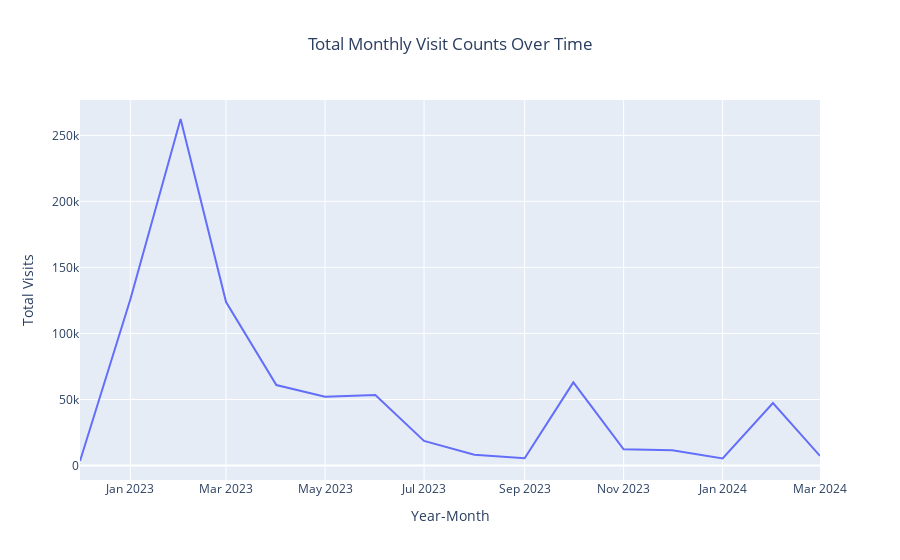

The cell this chart's notebook holds for it:
### Code cell
import plotly.express as px
total_monthly_counts['year_month'] = pd.to_datetime(total_monthly_counts['year_month'])
fig = px.line(total_monthly_counts, x='year_month', y='total_visit_count',
              labels={'total_visit_count': 'Total Visits', 'year_month': 'Year-Month'},
              title='Total Monthly Visit Counts Over Time')
fig.update_layout(xaxis_title='Year-Month',
                  yaxis_title='Total Visits',
                  title_x=0.5,  
                  hovermode='x unified')  
fig.show()

### Figure 1 — Plotly figure (JSON) as saved in the notebook; plotly's stock layout.template omitted (floating-point values rounded to 4 significant figures)
{"data": [{"hovertemplate": "Year-Month=%{x}<br>Total Visits=%{y}<extra></extra>", "legendgroup": "", "line": {"color": "#636efa", "dash": "solid"}, "marker": {"symbol": "circle"}, "mode": "lines", "name": "", "orientation": "v", "showlegend": false, "type": "scatter", "x": ["2022-12-01T00:00:00", "2023-01-01T00:00:00", "2023-02-01T00:00:00", "2023-03-01T00:00:00", "2023-04-01T00:00:00", "2023-05-01T00:00:00", "2023-06-01T00:00:00", "2023-07-01T00:00:00", "2023-08-01T00:00:00", "2023-09-01T00:00:00", "2023-10-01T00:00:00", "2023-11-01T00:00:00", "2023-12-01T00:00:00", "2024-01-01T00:00:00", "2024-02-01T00:00:00", "2024-03-01T00:00:00"], "xaxis": "x", "y": [3418, 125767, 262401, 123777, 60914, 52099, 53345, 18644, 8111, 5470, 62976, 12287, 11624, 5393, 47289, 7241], "yaxis": "y"}], "layout": {"hovermode": "x unified", "legend": {"tracegroupgap": 0}, "title": {"text": "Total Monthly Visit Counts Over Time", "x": 0.5}, "xaxis": {"anchor": "y", "domain": [0, 1], "title": {"text": "Year-Month"}}, "yaxis": {"anchor": "x", "domain": [0, 1], "title": {"text": "Total Visits"}}}}
